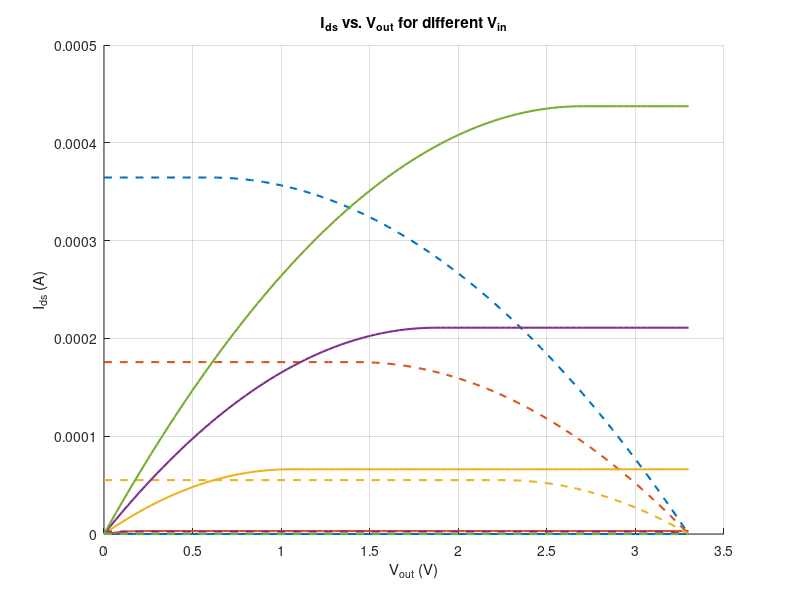

Write the MATLAB code that produced this figure.
close all;
clear all;
clc;
k_n = 120e-6; V_tn = 0.6; k_p = 100e-6; V_tp = -0.6; V_DD = 3.3; 
V_in = linspace(0, V_DD, 5);V_out = linspace(0, V_DD, 100);
I_ds_n = zeros(length(V_in), length(V_out));I_ds_p = zeros(length(V_in), length(V_out));
for i = 1:length(V_in)
    V_gs_n = V_in(i);
    V_gs_p = V_in(i) - V_DD;
    for j = 1:length(V_out)
        V_ds_n = V_out(j);
        V_ds_p = V_out(j) - V_DD;
        if V_gs_n < V_tn
            I_ds_n(i, j) = 0; % nMOS cutoff
        elseif V_ds_n < (V_gs_n - V_tn)
            I_ds_n(i, j) = k_n * ((V_gs_n - V_tn) * V_ds_n - 0.5 * V_ds_n^2); % nMOS triode
        else
            I_ds_n(i, j) = 0.5 * k_n * (V_gs_n - V_tn)^2; % nMOS saturation
        end
        if V_gs_p > V_tp
            I_ds_p(i, j) = 0; % pMOS cutoff
        elseif V_ds_p > (V_gs_p - V_tp)
            I_ds_p(i, j) = k_p * ((V_gs_p - V_tp) * V_ds_p - 0.5 * V_ds_p^2); % pMOS triode
        else
            I_ds_p(i, j) = 0.5 * k_p * (V_gs_p - V_tp)^2; % pMOS saturation
        end
    end
end
figure;
hold on;
colors = lines(length(V_in));
for i = 1:length(V_in)
    plot(V_out, I_ds_n(i, :), 'Color', colors(i, :), 'LineWidth', 1.5, 'DisplayName', sprintf('nMOS V_{in} = %.1f V', V_in(i)));
    plot(V_out, I_ds_p(i, :), '--', 'Color', colors(i, :), 'LineWidth', 1.5, 'DisplayName', sprintf('pMOS V_{in} = %.1f V', V_in(i)));
end
xlabel('V_{out} (V)');
ylabel('I_{ds} (A)');
title('I_{ds} vs. V_{out} for different V_{in}');
grid on;
